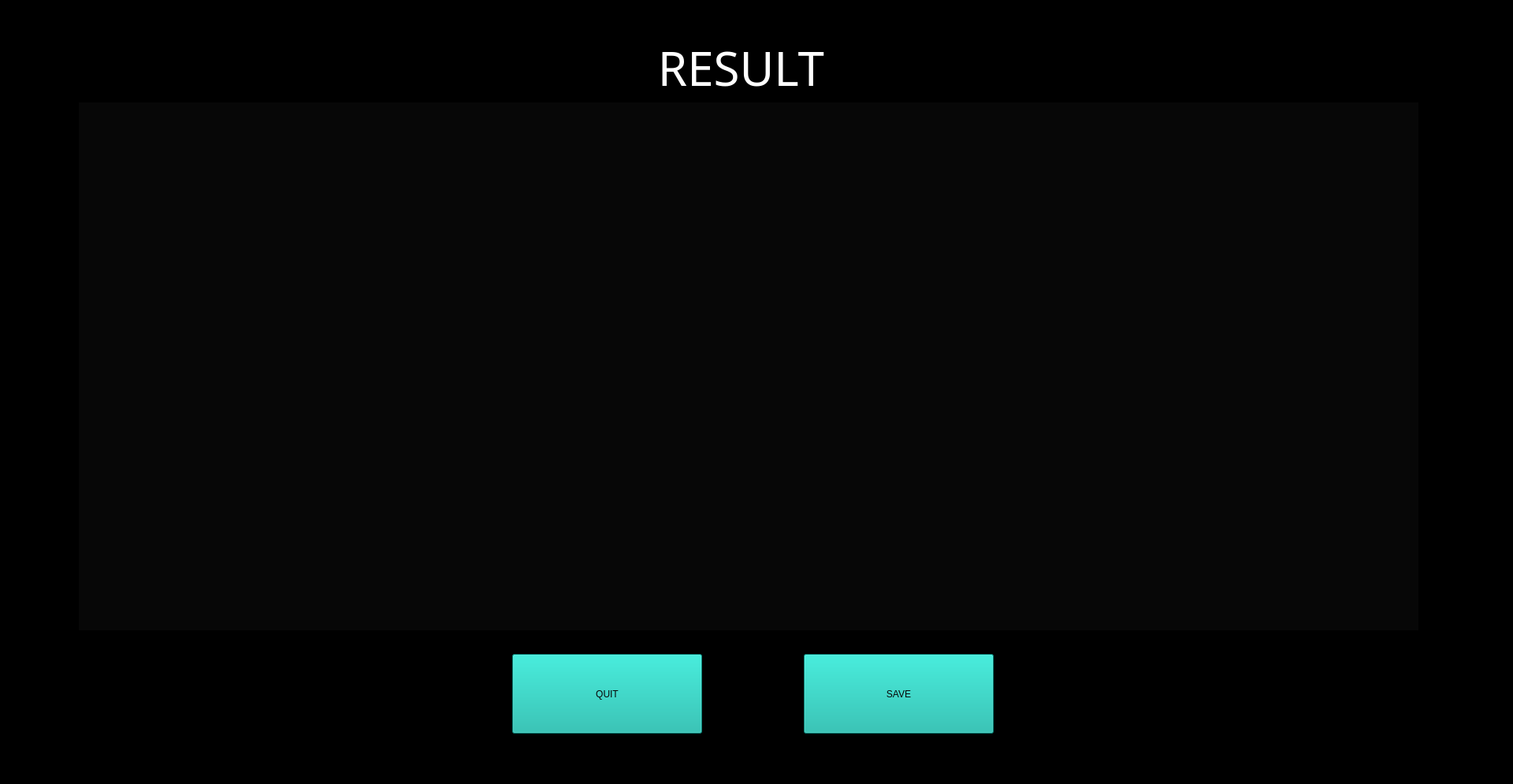
<?xml version="1.0" encoding="UTF-8"?>
<ui version="4.0">
 <class>MainWindow</class>
 <widget class="QMainWindow" name="MainWindow">
  <property name="geometry">
   <rect>
    <x>0</x>
    <y>0</y>
    <width>1920</width>
    <height>995</height>
   </rect>
  </property>
  <property name="minimumSize">
   <size>
    <width>1920</width>
    <height>995</height>
   </size>
  </property>
  <property name="maximumSize">
   <size>
    <width>1920</width>
    <height>995</height>
   </size>
  </property>
  <property name="font">
   <font>
    <pointsize>14</pointsize>
   </font>
  </property>
  <property name="windowTitle">
   <string>MainWindow</string>
  </property>
  <property name="styleSheet">
   <string notr="true">background-color: rgb(0, 0, 0);
color: rgb(255, 255, 255);</string>
  </property>
  <widget class="QWidget" name="centralwidget">
   <property name="maximumSize">
    <size>
     <width>16777215</width>
     <height>977</height>
    </size>
   </property>
   <widget class="QLabel" name="label">
    <property name="geometry">
     <rect>
      <x>100</x>
      <y>130</y>
      <width>1700</width>
      <height>670</height>
     </rect>
    </property>
    <property name="sizePolicy">
     <sizepolicy hsizetype="Expanding" vsizetype="Expanding">
      <horstretch>0</horstretch>
      <verstretch>0</verstretch>
     </sizepolicy>
    </property>
    <property name="minimumSize">
     <size>
      <width>1700</width>
      <height>670</height>
     </size>
    </property>
    <property name="maximumSize">
     <size>
      <width>1700</width>
      <height>670</height>
     </size>
    </property>
    <property name="baseSize">
     <size>
      <width>1898</width>
      <height>717</height>
     </size>
    </property>
    <property name="font">
     <font>
      <family>Tw Cen MT</family>
      <pointsize>14</pointsize>
      <weight>9</weight>
      <italic>false</italic>
      <bold>false</bold>
     </font>
    </property>
    <property name="layoutDirection">
     <enum>Qt::LeftToRight</enum>
    </property>
    <property name="styleSheet">
     <string notr="true">background-color: rgb(7, 7, 7);
font: 75 14pt &quot;Tw Cen MT&quot;;</string>
    </property>
    <property name="text">
     <string/>
    </property>
    <property name="alignment">
     <set>Qt::AlignCenter</set>
    </property>
    <property name="margin">
     <number>1</number>
    </property>
   </widget>
   <widget class="QPushButton" name="quitButton">
    <property name="geometry">
     <rect>
      <x>650</x>
      <y>830</y>
      <width>241</width>
      <height>101</height>
     </rect>
    </property>
    <property name="styleSheet">
     <string notr="true">background-color: rgb(13, 183, 168);
font:  26pt &quot;Tw Cen MT&quot;;
color: rgb(7, 7, 7);</string>
    </property>
    <property name="text">
     <string>QUIT</string>
    </property>
   </widget>
   <widget class="QPushButton" name="saveButton">
    <property name="geometry">
     <rect>
      <x>1020</x>
      <y>830</y>
      <width>241</width>
      <height>101</height>
     </rect>
    </property>
    <property name="styleSheet">
     <string notr="true">background-color: rgb(13, 183, 168);
font: 26pt &quot;Tw Cen MT&quot;;
color: rgb(7, 7, 7);</string>
    </property>
    <property name="text">
     <string>SAVE</string>
    </property>
   </widget>
   <widget class="QLabel" name="label_6">
    <property name="geometry">
     <rect>
      <x>790</x>
      <y>40</y>
      <width>301</width>
      <height>90</height>
     </rect>
    </property>
    <property name="sizePolicy">
     <sizepolicy hsizetype="Expanding" vsizetype="Expanding">
      <horstretch>0</horstretch>
      <verstretch>0</verstretch>
     </sizepolicy>
    </property>
    <property name="minimumSize">
     <size>
      <width>0</width>
      <height>90</height>
     </size>
    </property>
    <property name="maximumSize">
     <size>
      <width>16777215</width>
      <height>90</height>
     </size>
    </property>
    <property name="font">
     <font>
      <family>Modern No. 20</family>
      <pointsize>45</pointsize>
      <weight>50</weight>
      <italic>false</italic>
      <bold>false</bold>
     </font>
    </property>
    <property name="styleSheet">
     <string notr="true">font: 85 35pt &quot;Tw Cen MT&quot;;
font: 45pt &quot;Modern No. 20&quot;;

background-color: qradialgradient(spread:pad, cx:0.5, cy:0.5, radius:0.5, fx:0.5, fy:0.5, stop:0 rgba(255, 255, 255, 0), stop:0.1 rgba(255, 255, 255, 0), stop:0.2 rgba(255, 176, 176, 0), stop:0.3 rgba(255, 151, 151, 0), stop:0.4 rgba(255, 125, 125, 0), stop:0.5 rgba(255, 76, 76, 0), stop:0.52 rgba(255, 76, 76, 0), stop:0.6 rgba(255, 180, 180, 0), stop:1 rgba(255, 255, 255, 0));
</string>
    </property>
    <property name="text">
     <string>RESULT</string>
    </property>
    <property name="alignment">
     <set>Qt::AlignCenter</set>
    </property>
   </widget>
   <widget class="QLabel" name="label_4">
    <property name="geometry">
     <rect>
      <x>0</x>
      <y>25</y>
      <width>1931</width>
      <height>941</height>
     </rect>
    </property>
    <property name="styleSheet">
     <string notr="true">background-image: url(:/wallpaper1.jpg);</string>
    </property>
    <property name="text">
     <string/>
    </property>
   </widget>
   <zorder>label_4</zorder>
   <zorder>label</zorder>
   <zorder>quitButton</zorder>
   <zorder>saveButton</zorder>
   <zorder>label_6</zorder>
  </widget>
  <widget class="QStatusBar" name="statusbar"/>
 </widget>
 <resources>
  <include location="backgr.qrc"/>
 </resources>
 <connections/>
</ui>
